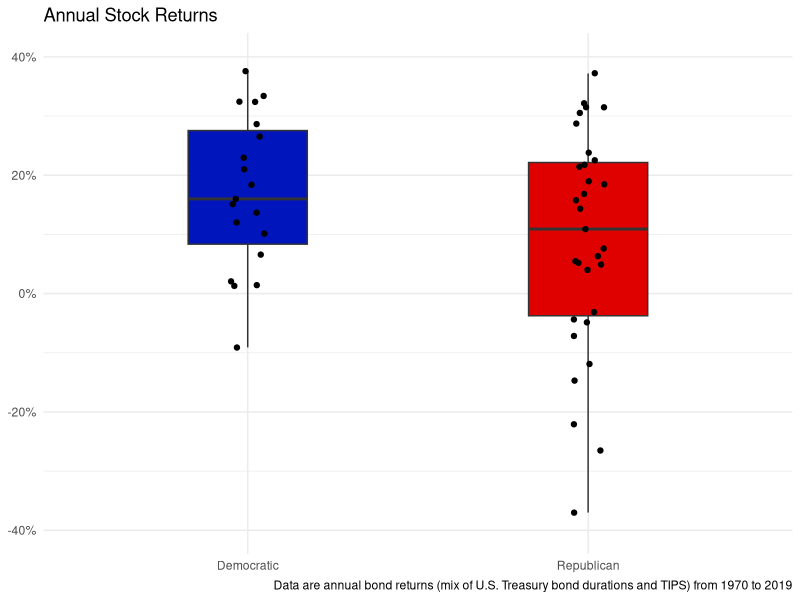

The R script that drew this image: (Note: this script raises an error after producing the figure.)
## ---- chunk 1
# The usuals
library(readxl)     # for reading the ecxel file
library(tidyverse)  # all inclusive
library(here)       # for relative file paths
library(scales)     # for easy conversion of decimal to % in plots
## ---- chunk 2
# Load the data!
data <- read_xlsx(here("data_input/president-bond-stock-change-correlation.xlsx"),
  skip = 4
) %>%
  
  # excel saves spaces stupidly, so need this weird dot 
  #  (don't ask how long i spent figuring this out)
  rename(
    stock_return = `S&P 500 Index `, 
    year = ` Year`,
    bond_return = `100% Bonds `
  )
## ---- chunk 3
# Plot!
pmap(
  
  # list the things I want to loop over
  .l = list(
    cols_to_plot <- c("stock_return", "bond_return"),
    names_to_plot <- c("Stock", "Bond")
  ), 
  
  # and loop over them! 
  .f = function(cols_to_plot, names_to_plot) {

    ## parameter set up:
    
    # official colors of Repub and Dem parties
    political_colors <- c("#0015BC", "#DE0100")
    
    # clean up the ggplot code later on by naming them now
    plot_title <- paste0("Annual ", names_to_plot, " Returns")
    
   ifelse(names_to_plot == "stock_return", data_source <- "S&P 500 returns", data_source <- "bond returns (mix of U.S. Treasury bond durations and TIPS)")

    plot_caption <- paste0(
      "Data are annual ",
      data_source,
      " from ",
      min(data$year),
      " to ",
      max(data$year)
    )

    # grab the means for each party for each asset class
    party_means <- data %>%
      select(Party, stock_return, bond_return) %>%
      group_by(Party) %>%
      summarize(
        stock_return = mean(stock_return),
        bond_return = mean(bond_return),
        .groups = "drop"
      ) %>%
      select(-Party) %>%
      identity()

    ### Plot #1: Boxplot
    data %>%
      ggplot(aes(x = Party, y = get(cols_to_plot))) +
      geom_boxplot(aes(fill = Party), width = 0.35) +
      geom_jitter(width = 0.05) +
      scale_fill_manual(values = political_colors) +
      scale_y_continuous(
        labels = percent_format(accuracy = 2),
        limits = c(-0.4, 0.4) # to match density plot and fix axis
      ) +    
      theme_minimal() +
      labs(
        title = plot_title,
        caption = plot_caption
      ) +
      theme(
        legend.position = "none",
        axis.title = element_blank()
      ) +
      ggsave(filename = here(paste0("plots/box_", names_to_plot, ".png")))


    ### Plot #2: Density plot
    #    (2 = Repub, 1 = Dem)
    # This plot is somewhate misleading. There are only ~25 obs for
    #  each series, but the plot is basically a smooth histogram.
    data %>%
      ggplot() +
      geom_density(aes(y = get(cols_to_plot), fill = Party), alpha = 0.75) +
      scale_fill_manual(values = political_colors) +
      coord_flip() +
      geom_hline(yintercept = mean(pull(data[, cols_to_plot]))) +
      geom_hline(yintercept = pull(party_means[1, cols_to_plot]), color = political_colors[1]) +
      geom_hline(yintercept = pull(party_means[2, cols_to_plot]), color = political_colors[2]) +
      theme_minimal() +
      theme(
        legend.position = "top",
        legend.title = element_blank(),
        axis.title = element_blank(),
        axis.text.y = element_blank()
      ) +
      scale_y_continuous(
        labels = percent_format(accuracy = 2),
        # goes in ylim because of flipped coordinates.
        limits = c(-0.55, 0.55),
        expand = expansion(mult=0)
      ) +
      labs(
        title = plot_title,
        subtitle = "Vertical Bars are means",
        caption = plot_caption
      ) +
      ggsave(filename = here(paste0("plots/density_", names_to_plot, ".png")))
  }
)
